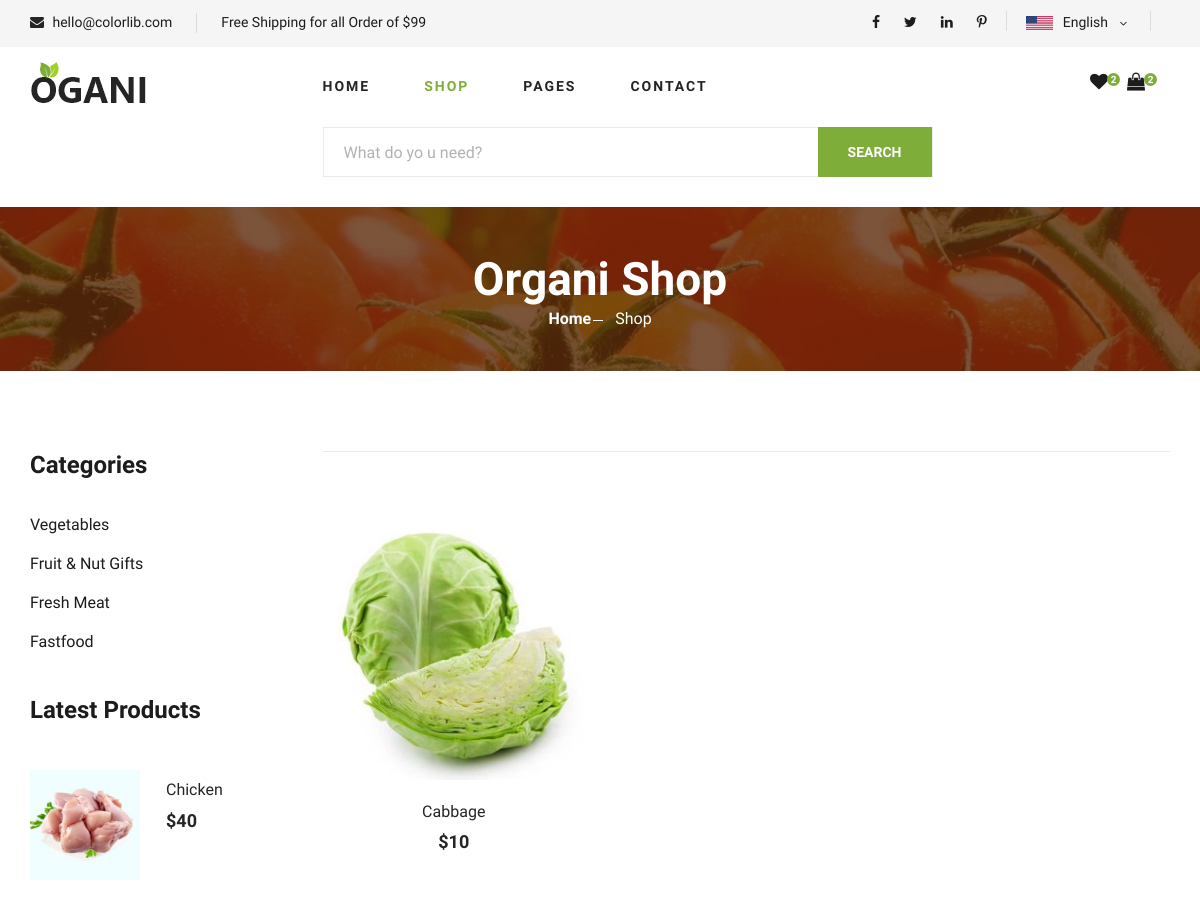
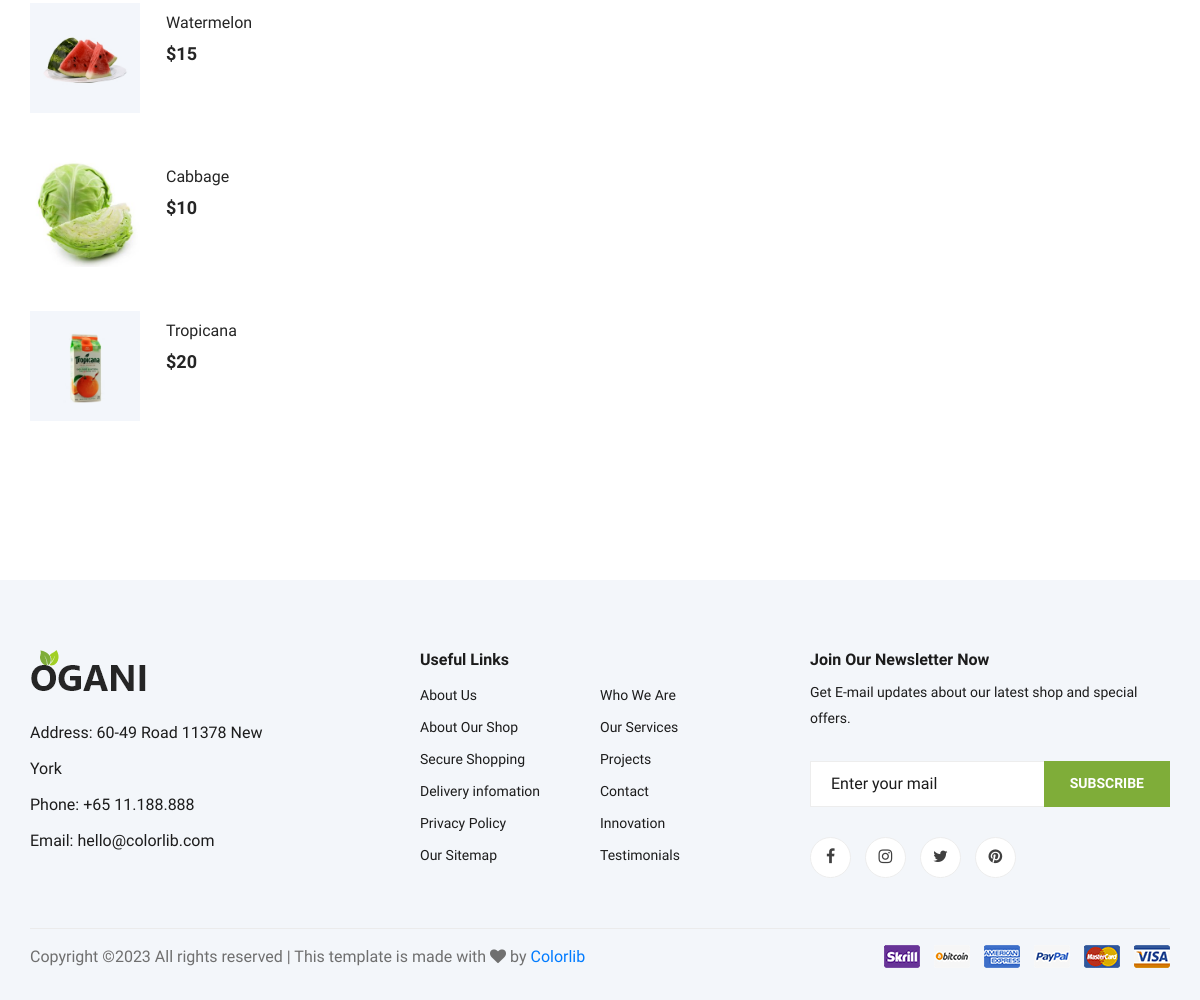
The app's page /category/1/, older data (2 pictures, top to bottom).
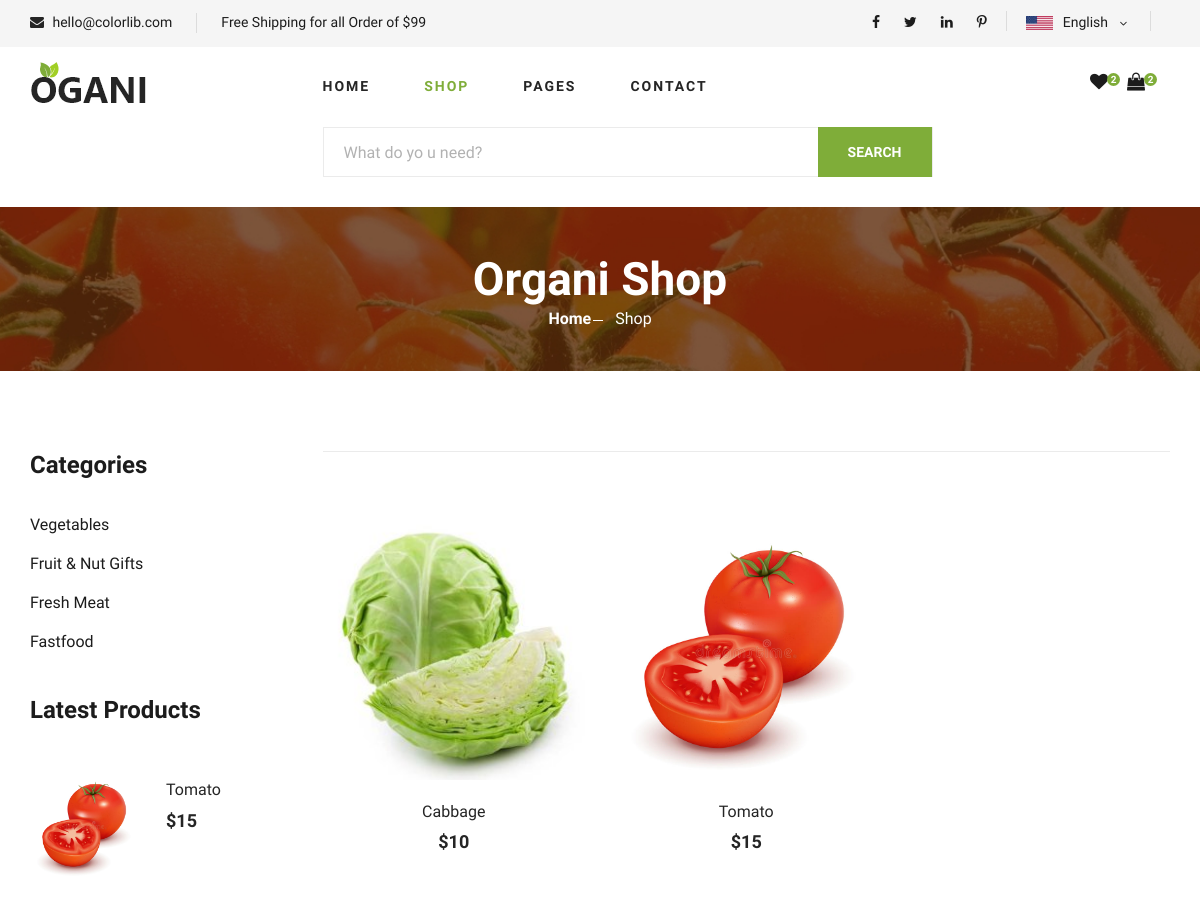
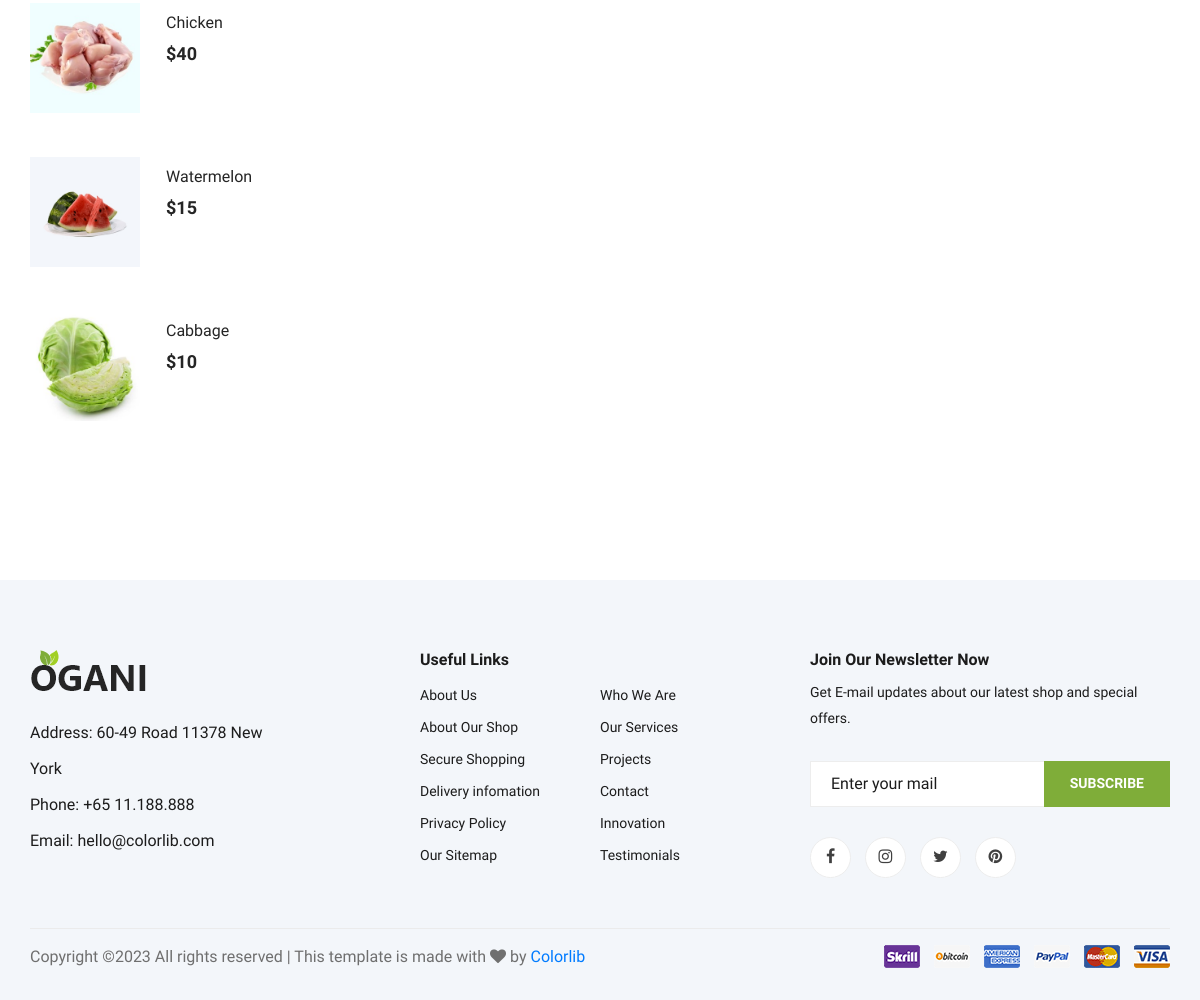
The same page, newer data (2 pictures, top to bottom).
### fresh/models.py (models this page shows, shortened)
class Category(models.Model):
    cname = models.CharField(max_length=100)
    category_image = models.ImageField(upload_to='media/', null=True)

class Product(models.Model):
    pname = models.CharField(max_length=100)
    price = models.IntegerField()
    category = models.ForeignKey(Category, on_delete=models.CASCADE)
    image = models.ImageField(upload_to='media/', null=True)
    description = models.CharField(max_length=500, null=True)
    availability = models.CharField(max_length=100, null=True)
    quantity = models.CharField(max_length=10, null=True)

### fresh/views.py (the view)
# urls.py: path('category/<int:id>/', views.category, name="category"),
def category(request, id):
    category_list = Category.objects.all()
    products = Product.objects.filter(category__id=id)
    latest_product = Product.objects.order_by('-id')[0:4]
    wishlist_quantity = Wishlist.objects.all().count()
    cart_quantity = Cart.objects.all().count()
    return render(request, "shop-grid.html", {"products": products, 'category_list': category_list,
                                              'latest_product': latest_product,
                                              'wishlist_quantity': wishlist_quantity,
                                              'cart_quantity': cart_quantity
                                              })

### templates/shop-grid.html (shortened to what the changed rows need)
 {% load static %}
<!DOCTYPE html>
<html lang="zxx">
<head>
    <link rel="stylesheet" href="{% static 'css/bootstrap.min.css' %}" type="text/css">
    <link rel="stylesheet" href="{% static 'css/font-awesome.min.css' %}" type="text/css">
    <link rel="stylesheet" href="{% static 'css/elegant-icons.css' %}" type="text/css">
    <link rel="stylesheet" href="{% static 'css/nice-select.css' %}" type="text/css">
    <link rel="stylesheet" href="{% static 'css/jquery-ui.min.css' %}" type="text/css">
    <link rel="stylesheet" href="{% static 'css/owl.carousel.min.css' %}" type="text/css">
    <link rel="stylesheet" href="{% static 'css/slicknav.min.css' %}" type="text/css">
    <link rel="stylesheet" href="{% static 'css/style.css' %}" type="text/css">
</head>
<body>
    <section class="breadcrumb-section set-bg" data-setbg="{% static 'img/breadcrumb.jpg' %}">
        <div class="container">
            <div class="row">
                <div class="col-lg-12 text-center">
                    <div class="breadcrumb__text">
                        <h2>Organi Shop</h2>
                    </div>
                </div>
            </div>
        </div>
    </section>
    <section class="product spad">
        <div class="container">
            <div class="row">
                <div class="col-lg-3 col-md-5">
                    <div class="sidebar">
                        <div class="sidebar__item">
                            <ul>
                             {% for category in category_list %}
                             <li><a href="{% url 'fresh:category' category.id %}">{{category.cname}}</a></li>
                             {% endfor %}
                        </ul>
                        </div>
                        <div class="sidebar__item">
                            <div class="latest-product__text">
                                {% for latest in latest_product %}
                                <div class="latest-product__slider owl-carousel">
                                    <div class="latest-prdouct__slider__item">
                                        <a href="{% url 'fresh:description' latest.id %}" class="latest-product__item">
                                            <div class="latest-product__item__pic">
                                                <img src="{{latest.image.url}}"><br>
                                            </div>
                                            <div class="latest-product__item__text">
                                                <h6>{{latest.pname}}</h6>
                                                <span>${{latest.price}}</span>
                                            </div>
                                        </a>
                                    </div>
                                </div>
                                {% endfor %}
                            </div>
                        </div>
                    </div>
                </div>
                <div class="col-lg-9 col-md-7">
                    <div class="row">
                        {% for product in products %}
                        <div class="col-lg-4 col-md-6 col-sm-6">
                            <div class="product__item">
                                <div class="product__item__pic set-bg">
                                    <img src="{{product.image.url}}"><br>
                                </div>
                                <div class="product__item__text">
                                    <h6><a href="{% url 'fresh:description' product.id %}">{{product.pname}}</a><br></h6>
                                    <h5>${{product.price}} </h5>
                                </div>
                            </div>
                        </div>
                        {% endfor %}
                </div>
            </div>
        </div>
    </section>
</body>
</html>

Row changes from the older to the newer data that the page shows:
no longer on this page (row unchanged): Product: image (picture), pname "Tropicana", price "20", shown under "Latest Products"
added Product: image (picture), pname "Tomato", price "15"
